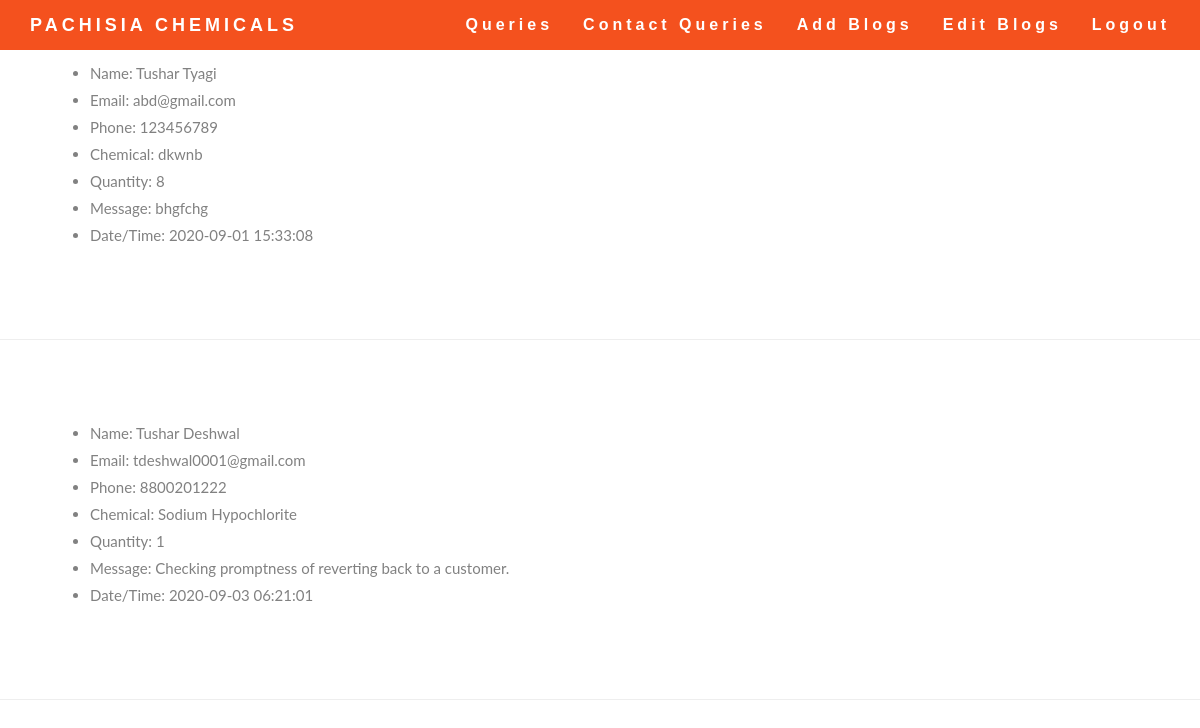
/contact_queries.php (signed in), run on the app's committed database.
### tables this page shows
CREATE TABLE `contactus` (
  `id` int(11) NOT NULL,
  `name` varchar(50) NOT NULL,
  `email` varchar(50) NOT NULL,
  `phone` varchar(10) NOT NULL,
  `chem` varchar(100) NOT NULL,
  `qty` varchar(50) NOT NULL,
  `msg` longtext NOT NULL,
  `timestamp` timestamp NOT NULL DEFAULT CURRENT_TIMESTAMP,
  `resp` tinyint(1) NOT NULL DEFAULT '0'
);

### contact_queries.php (the view, shortened to what this page needs)
<?php
$connect_db = mysqli_connect("localhost","chemical_JATIN","5QaDk~i]r.Q-") or die("Cannot connect to server");
mysqli_select_db($connect_db,"chemical_PACHISIA") or die("Cannot connect to the database");
$query = mysqli_query($connect_db,"select * from contactus");
?>
<!DOCTYPE html>
<html lang="en">
    <head>
        <link rel="stylesheet" href="https://maxcdn.bootstrapcdn.com/bootstrap/3.4.1/css/bootstrap.min.css">
        <link rel="stylesheet" href="style_admin_new.css">
    </head>
    <body id="myPage" data-spy="scroll" data-target=".navbar" data-offset="50">
        <nav class="navbar navbar-default navbar-fixed-top">
            <div class="container">
                <div class="navbar-header">
                    <a href="index.php" style="text-decoration: none;" class="navbar-brand temp1">PACHISIA CHEMICALS</a>
                </div>
                <div class="collapse navbar-collapse" id="myNavbar">
                    <ul class="nav navbar-nav navbar-right temp2">
                    	<li><a href="queries.php">Queries</a></li>
                    	<li><a href="contact_queries.php">Contact Queries</a></li>
                        <li><a href="addblogs.php">Add Blogs</a></li>
                        <li><a href="blogedit.php">Edit Blogs</a></li>
                        <li><a href="logout.php">Logout</a></li>
                    </ul>
                </div>
            </div>
        </nav>
		<?php
		if (mysqli_num_rows($query)>0) {
			while ($row = mysqli_fetch_array($query)) { ?>
				<div id="about" class="container-fluid">
		            <div class="row">
		                <div class="col-sm-8">
		                    <ul>
		                    	<li>Name: <?=$row['name']?></li>
		                    	<li>Email: <?=$row['email']?></li>
		                    	<li>Phone: <?=$row['phone']?></li>
		                    	<li>Chemical: <?=$row['chem']?></li>
		                    	<li>Quantity: <?=$row['qty']?></li>
		                    	<li>Message: <?=$row['msg']?></li>
                                <li>Date/Time: <?=$row['timestamp']?></li>
		                    </ul>
		                </div>
		            </div>
		        </div>
		        <hr>
		<?php
			}
		} else {
			echo "No records Found";
		}
		?>
    </body>
</html>

### style_admin_new.css (style rules this page uses)
body { font: 400 15px Lato, sans-serif; line-height: 1.8; color: #818181; }
.temp1 { font-weight: bolder; }
.temp2 { font-size: 16px; font-weight: bolder; }
.container-fluid { padding: 60px 50px; }
.navbar { margin-bottom: 0; background-color: #f4511e; z-index: 9999; border: 0; font-size: 12px !important; line-height: 1.42857143 !important; letter-spacing: 4px; border-radius: 0; font-family: Montserrat, sans-serif; }
.navbar li a, .navbar .navbar-brand { color: #fff !important; }
* { box-sizing: border-box; }
.row:after { content: ""; display: table; clear: both; }

### data on the page
contactus: name "Tushar Tyagi", email "abd@gmail.com", phone "123456789", chem "dkwnb", qty "8", msg "bhgfchg", timestamp "2020-09-01 15:33:08"
contactus: name "Tushar Deshwal", email "tdeshwal0001@gmail.com", phone "8800201222", chem "Sodium Hypochlorite", qty "1", msg "Checking promptness of reverting back to a customer.", timestamp "2020-09-03 06:21:01"
